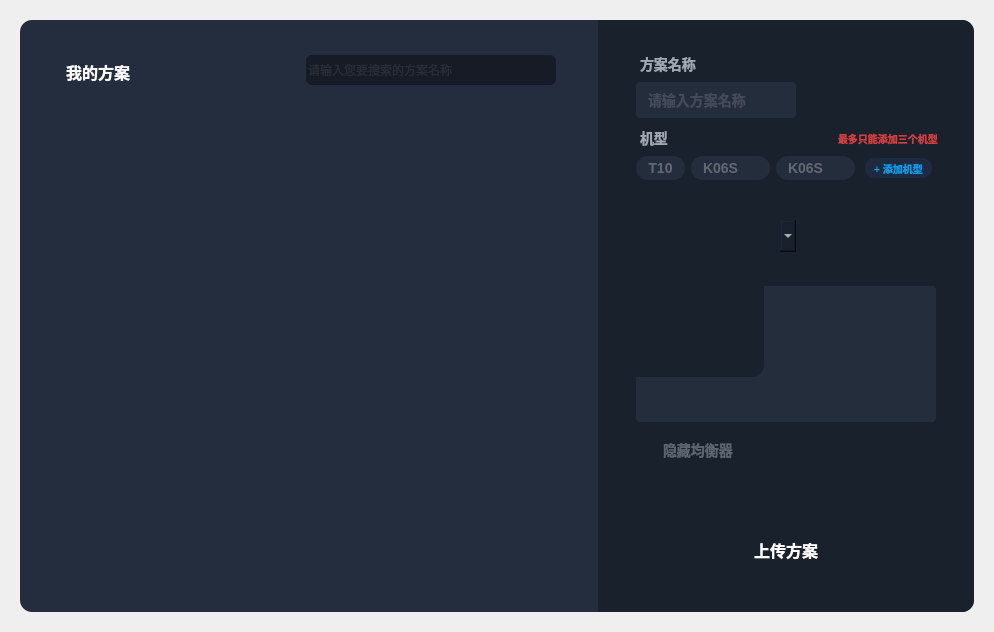
<?xml version="1.0" encoding="UTF-8"?>
<ui version="4.0">
 <class>UploadMyPlans</class>
 <widget class="QDialog" name="UploadMyPlans">
  <property name="geometry">
   <rect>
    <x>0</x>
    <y>0</y>
    <width>994</width>
    <height>632</height>
   </rect>
  </property>
  <property name="windowTitle">
   <string>Dialog</string>
  </property>
  <layout class="QGridLayout" name="gridLayout">
   <property name="leftMargin">
    <number>20</number>
   </property>
   <property name="topMargin">
    <number>20</number>
   </property>
   <property name="rightMargin">
    <number>20</number>
   </property>
   <property name="bottomMargin">
    <number>20</number>
   </property>
   <property name="spacing">
    <number>0</number>
   </property>
   <item row="0" column="0">
    <widget class="QFrame" name="frame">
     <property name="minimumSize">
      <size>
       <width>954</width>
       <height>592</height>
      </size>
     </property>
     <property name="styleSheet">
      <string notr="true">background: #19212D;
border-radius: 12px;</string>
     </property>
     <property name="frameShape">
      <enum>QFrame::StyledPanel</enum>
     </property>
     <property name="frameShadow">
      <enum>QFrame::Raised</enum>
     </property>
     <widget class="QWidget" name="widget_right" native="true">
      <property name="geometry">
       <rect>
        <x>578</x>
        <y>0</y>
        <width>376</width>
        <height>592</height>
       </rect>
      </property>
      <property name="minimumSize">
       <size>
        <width>376</width>
        <height>592</height>
       </size>
      </property>
      <property name="styleSheet">
       <string notr="true">border-top-left-radius: 0px;
border-top-right-radius: 12px;
border-bottom-right-radius: 12px;
border-bottom-left-radius: 0px;</string>
      </property>
      <widget class="QPushButton" name="pBt_exit">
       <property name="geometry">
        <rect>
         <x>335</x>
         <y>10</y>
         <width>31</width>
         <height>31</height>
        </rect>
       </property>
       <property name="minimumSize">
        <size>
         <width>31</width>
         <height>31</height>
        </size>
       </property>
       <property name="maximumSize">
        <size>
         <width>31</width>
         <height>31</height>
        </size>
       </property>
       <property name="styleSheet">
        <string notr="true">QPushButton
{
	border-radius:0px;
	border-image: url(:/Skin/Images/Popup/close-no.png);
	background:transparent;
}
QPushButton:hover
{
	border-image: url(:/Skin/Images/Popup/close-ho.png);
}
</string>
       </property>
       <property name="text">
        <string/>
       </property>
      </widget>
      <widget class="QPlainTextEdit" name="pTextEdit_Description">
       <property name="geometry">
        <rect>
         <x>38</x>
         <y>266</y>
         <width>300</width>
         <height>136</height>
        </rect>
       </property>
       <property name="styleSheet">
        <string notr="true">border-radius:4px;
background: rgba(81, 96, 122, 0.2);
color: #616975;
font-family: &quot;Noto Sans S Chinese&quot;; font-weight: 500;
font-size: 14px;
padding-left:10px;</string>
       </property>
       <property name="documentTitle">
        <string/>
       </property>
       <property name="cursorWidth">
        <number>1</number>
       </property>
       <property name="placeholderText">
        <string>请输入方案描述</string>
       </property>
      </widget>
      <widget class="NewComboBox" name="cBox_Scene">
       <property name="enabled">
        <bool>true</bool>
       </property>
       <property name="geometry">
        <rect>
         <x>38</x>
         <y>200</y>
         <width>160</width>
         <height>32</height>
        </rect>
       </property>
       <property name="minimumSize">
        <size>
         <width>160</width>
         <height>32</height>
        </size>
       </property>
       <property name="font">
        <font>
         <family>Noto Sans S Chinese Bold</family>
         <pointsize>-1</pointsize>
         <bold>false</bold>
        </font>
       </property>
       <property name="mouseTracking">
        <bool>true</bool>
       </property>
       <property name="styleSheet">
        <string notr="true">QComboBox
{
border-radius: 2px;
combobox-popup: 0;
border-image: url(:/Skin/Images/cBox/dropdownCollapse_bk.png);
padding-left: 10px; 
color: rgb(255, 255, 255);

font-family: &quot;Noto Sans S Chinese Bold&quot;;
font-size: 12px;
}
QComboBox::drop-down
{
border-image: url(:/Skin/Images/cBox/selfDroptriangle_no.png);
margin-top:0px;
subcontrol-origin: padding;
subcontrol-position: center right; 
margin-right:10px;
height:14px;
width:11px;
}
QComboBox::drop-down:checked
{
border-image: url(:/Skin/Images/cBox/selfDroptriangle_se.png);
margin-top:0px;
margin-right:10px;
subcontrol-origin: padding;
subcontrol-position: center right;
height:14px;
width:11px;
}
                                        </string>
       </property>
       <property name="editable">
        <bool>false</bool>
       </property>
       <item>
        <property name="text">
         <string>游戏</string>
        </property>
       </item>
       <item>
        <property name="text">
         <string>电影</string>
        </property>
       </item>
       <item>
        <property name="text">
         <string>音乐</string>
        </property>
       </item>
       <item>
        <property name="text">
         <string>三角洲行动</string>
        </property>
       </item>
       <item>
        <property name="text">
         <string>PUBG</string>
        </property>
       </item>
       <item>
        <property name="text">
         <string>CSGO</string>
        </property>
       </item>
       <item>
        <property name="text">
         <string>无畏契约</string>
        </property>
       </item>
       <item>
        <property name="text">
         <string>暗区突围</string>
        </property>
       </item>
       <item>
        <property name="text">
         <string>APEX</string>
        </property>
       </item>
       <item>
        <property name="text">
         <string>穿越火线</string>
        </property>
       </item>
      </widget>
      <widget class="QWidget" name="widget_devs" native="true">
       <property name="geometry">
        <rect>
         <x>38</x>
         <y>136</y>
         <width>331</width>
         <height>24</height>
        </rect>
       </property>
       <property name="minimumSize">
        <size>
         <width>331</width>
         <height>24</height>
        </size>
       </property>
       <property name="maximumSize">
        <size>
         <width>16777215</width>
         <height>24</height>
        </size>
       </property>
       <property name="styleSheet">
        <string notr="true">background:transparent;
border:nonel</string>
       </property>
       <layout class="QHBoxLayout" name="horizontalLayout_3">
        <property name="spacing">
         <number>6</number>
        </property>
        <property name="leftMargin">
         <number>0</number>
        </property>
        <property name="topMargin">
         <number>0</number>
        </property>
        <property name="rightMargin">
         <number>0</number>
        </property>
        <property name="bottomMargin">
         <number>0</number>
        </property>
        <item>
         <widget class="QLabel" name="lab_Dev">
          <property name="minimumSize">
           <size>
            <width>0</width>
            <height>24</height>
           </size>
          </property>
          <property name="maximumSize">
           <size>
            <width>16777215</width>
            <height>24</height>
           </size>
          </property>
          <property name="styleSheet">
           <string notr="true">background: rgba(81, 96, 122, 0.2);
border-radius: 12px;
border:none;
color: #616975;
font-family: &quot;Noto Sans S Chinese&quot;;
font-size: 14px;
font-weight: 500;
padding: 0 12px;          /* 上下0，左右12 */</string>
          </property>
          <property name="text">
           <string>T10</string>
          </property>
          <property name="alignment">
           <set>Qt::AlignCenter</set>
          </property>
         </widget>
        </item>
        <item>
         <widget class="QWidget" name="widget_Dev2" native="true">
          <property name="minimumSize">
           <size>
            <width>0</width>
            <height>24</height>
           </size>
          </property>
          <property name="maximumSize">
           <size>
            <width>16777215</width>
            <height>24</height>
           </size>
          </property>
          <property name="styleSheet">
           <string notr="true">background: rgba(81, 96, 122, 0.2);
border-radius: 12px;
border:none;</string>
          </property>
          <layout class="QHBoxLayout" name="horizontalLayout">
           <property name="spacing">
            <number>0</number>
           </property>
           <property name="leftMargin">
            <number>0</number>
           </property>
           <property name="topMargin">
            <number>0</number>
           </property>
           <property name="rightMargin">
            <number>4</number>
           </property>
           <property name="bottomMargin">
            <number>0</number>
           </property>
           <item>
            <widget class="QLabel" name="lab_Dev2">
             <property name="minimumSize">
              <size>
               <width>0</width>
               <height>24</height>
              </size>
             </property>
             <property name="maximumSize">
              <size>
               <width>16777215</width>
               <height>24</height>
              </size>
             </property>
             <property name="styleSheet">
              <string notr="true">background: transparent;;
border-radius: 0px;
border:none;
color: #616975;
font-family: &quot;Noto Sans S Chinese&quot;;
font-size: 14px;
font-weight: 500;
padding: 0 12px;          /* 上下0，左右12 */</string>
             </property>
             <property name="text">
              <string>K06S</string>
             </property>
             <property name="alignment">
              <set>Qt::AlignCenter</set>
             </property>
            </widget>
           </item>
           <item>
            <widget class="QPushButton" name="pBt_Dev2">
             <property name="minimumSize">
              <size>
               <width>16</width>
               <height>16</height>
              </size>
             </property>
             <property name="maximumSize">
              <size>
               <width>16</width>
               <height>16</height>
              </size>
             </property>
             <property name="styleSheet">
              <string notr="true">border-image: url(:/Skin/Images/Headphones/Label/delDev.png);
background: transparent;;
border-radius: 0px;
border:none;</string>
             </property>
             <property name="text">
              <string/>
             </property>
            </widget>
           </item>
          </layout>
         </widget>
        </item>
        <item>
         <widget class="QWidget" name="widget_Dev3" native="true">
          <property name="minimumSize">
           <size>
            <width>0</width>
            <height>24</height>
           </size>
          </property>
          <property name="maximumSize">
           <size>
            <width>16777215</width>
            <height>24</height>
           </size>
          </property>
          <property name="styleSheet">
           <string notr="true">background: rgba(81, 96, 122, 0.2);
border-radius: 12px;
border:none;</string>
          </property>
          <layout class="QHBoxLayout" name="horizontalLayout_2">
           <property name="spacing">
            <number>0</number>
           </property>
           <property name="leftMargin">
            <number>0</number>
           </property>
           <property name="topMargin">
            <number>0</number>
           </property>
           <property name="rightMargin">
            <number>4</number>
           </property>
           <property name="bottomMargin">
            <number>0</number>
           </property>
           <item>
            <widget class="QLabel" name="lab_Dev3">
             <property name="minimumSize">
              <size>
               <width>0</width>
               <height>24</height>
              </size>
             </property>
             <property name="maximumSize">
              <size>
               <width>16777215</width>
               <height>24</height>
              </size>
             </property>
             <property name="styleSheet">
              <string notr="true">background: transparent;;
border-radius: 0px;
border:none;
color: #616975;
font-family: &quot;Noto Sans S Chinese&quot;;
font-size: 14px;
font-weight: 500;
padding: 0 12px;          /* 上下0，左右12 */</string>
             </property>
             <property name="text">
              <string>K06S</string>
             </property>
             <property name="alignment">
              <set>Qt::AlignCenter</set>
             </property>
            </widget>
           </item>
           <item>
            <widget class="QPushButton" name="pBt_Dev3">
             <property name="minimumSize">
              <size>
               <width>16</width>
               <height>16</height>
              </size>
             </property>
             <property name="maximumSize">
              <size>
               <width>16</width>
               <height>16</height>
              </size>
             </property>
             <property name="styleSheet">
              <string notr="true">border-image: url(:/Skin/Images/Headphones/Label/delDev.png);
background: transparent;;
border-radius: 0px;
border:none;</string>
             </property>
             <property name="text">
              <string/>
             </property>
            </widget>
           </item>
          </layout>
         </widget>
        </item>
        <item>
         <spacer name="horizontalSpacer_2">
          <property name="orientation">
           <enum>Qt::Horizontal</enum>
          </property>
          <property name="sizeType">
           <enum>QSizePolicy::Fixed</enum>
          </property>
          <property name="sizeHint" stdset="0">
           <size>
            <width>4</width>
            <height>20</height>
           </size>
          </property>
         </spacer>
        </item>
        <item>
         <widget class="QPushButton" name="pBt_addDev">
          <property name="minimumSize">
           <size>
            <width>67</width>
            <height>20</height>
           </size>
          </property>
          <property name="maximumSize">
           <size>
            <width>67</width>
            <height>20</height>
           </size>
          </property>
          <property name="styleSheet">
           <string notr="true">background: rgba(44, 79, 140, 0.2);
border-radius: 10px;
border:none;
color: #009FEF;
font-family: &quot;Noto Sans S Chinese&quot;;
font-size: 10px;
font-weight: 500;</string>
          </property>
          <property name="text">
           <string>+ 添加机型</string>
          </property>
         </widget>
        </item>
        <item>
         <spacer name="horizontalSpacer">
          <property name="orientation">
           <enum>Qt::Horizontal</enum>
          </property>
          <property name="sizeHint" stdset="0">
           <size>
            <width>27</width>
            <height>20</height>
           </size>
          </property>
         </spacer>
        </item>
       </layout>
      </widget>
      <widget class="QLabel" name="lab_warning">
       <property name="geometry">
        <rect>
         <x>240</x>
         <y>110</y>
         <width>111</width>
         <height>16</height>
        </rect>
       </property>
       <property name="styleSheet">
        <string notr="true">background: transparent;
border-radius: 0px;
border:none;
color: #D44040;
font-family: &quot;Noto Sans S Chinese&quot;;
font-size: 10px;
font-weight: 500;</string>
       </property>
       <property name="text">
        <string>最多只能添加三个机型</string>
       </property>
      </widget>
      <widget class="QLineEdit" name="lEdit_Name">
       <property name="geometry">
        <rect>
         <x>38</x>
         <y>62</y>
         <width>160</width>
         <height>36</height>
        </rect>
       </property>
       <property name="minimumSize">
        <size>
         <width>160</width>
         <height>36</height>
        </size>
       </property>
       <property name="maximumSize">
        <size>
         <width>160</width>
         <height>36</height>
        </size>
       </property>
       <property name="styleSheet">
        <string notr="true">border-radius:4px;
background: rgba(81, 96, 122, 0.2);
color: #616975;
font-family: &quot;Noto Sans S Chinese&quot;; font-weight: 500;
font-size: 14px;
padding-left:10px;
</string>
       </property>
       <property name="text">
        <string/>
       </property>
       <property name="maxLength">
        <number>9</number>
       </property>
       <property name="placeholderText">
        <string>请输入方案名称</string>
       </property>
      </widget>
      <widget class="QLabel" name="label_3">
       <property name="geometry">
        <rect>
         <x>42</x>
         <y>34</y>
         <width>71</width>
         <height>20</height>
        </rect>
       </property>
       <property name="minimumSize">
        <size>
         <width>71</width>
         <height>20</height>
        </size>
       </property>
       <property name="maximumSize">
        <size>
         <width>71</width>
         <height>20</height>
        </size>
       </property>
       <property name="styleSheet">
        <string notr="true">background:transparent;
color: #A1A8B3;
font-family: &quot;Noto Sans S Chinese&quot;;
font-weight: 500;
font-size: 14px;</string>
       </property>
       <property name="text">
        <string>方案名称</string>
       </property>
      </widget>
      <widget class="QLabel" name="label_4">
       <property name="geometry">
        <rect>
         <x>42</x>
         <y>108</y>
         <width>201</width>
         <height>20</height>
        </rect>
       </property>
       <property name="minimumSize">
        <size>
         <width>65</width>
         <height>20</height>
        </size>
       </property>
       <property name="maximumSize">
        <size>
         <width>16777215</width>
         <height>20</height>
        </size>
       </property>
       <property name="styleSheet">
        <string notr="true">background:transparent;
color: #A1A8B3;
font-family: &quot;Noto Sans S Chinese&quot;;
font-weight: 500;
font-size: 14px;</string>
       </property>
       <property name="text">
        <string>机型</string>
       </property>
      </widget>
      <widget class="QWidget" name="widget_AddDevBox" native="true">
       <property name="geometry">
        <rect>
         <x>38</x>
         <y>166</y>
         <width>128</width>
         <height>191</height>
        </rect>
       </property>
       <property name="minimumSize">
        <size>
         <width>128</width>
         <height>0</height>
        </size>
       </property>
       <property name="maximumSize">
        <size>
         <width>128</width>
         <height>16777215</height>
        </size>
       </property>
       <property name="styleSheet">
        <string notr="true"/>
       </property>
      </widget>
      <widget class="QLabel" name="label_5">
       <property name="geometry">
        <rect>
         <x>38</x>
         <y>242</y>
         <width>201</width>
         <height>20</height>
        </rect>
       </property>
       <property name="minimumSize">
        <size>
         <width>65</width>
         <height>20</height>
        </size>
       </property>
       <property name="maximumSize">
        <size>
         <width>16777215</width>
         <height>20</height>
        </size>
       </property>
       <property name="styleSheet">
        <string notr="true">background:transparent;
color: #A1A8B3;
font-family: &quot;Noto Sans S Chinese&quot;;
font-weight: 500;
font-size: 14px;</string>
       </property>
       <property name="text">
        <string>方案描述</string>
       </property>
      </widget>
      <widget class="QLabel" name="label_6">
       <property name="geometry">
        <rect>
         <x>42</x>
         <y>174</y>
         <width>201</width>
         <height>20</height>
        </rect>
       </property>
       <property name="minimumSize">
        <size>
         <width>65</width>
         <height>20</height>
        </size>
       </property>
       <property name="maximumSize">
        <size>
         <width>16777215</width>
         <height>20</height>
        </size>
       </property>
       <property name="styleSheet">
        <string notr="true">background:transparent;
color: #A1A8B3;
font-family: &quot;Noto Sans S Chinese&quot;;
font-weight: 500;
font-size: 14px;</string>
       </property>
       <property name="text">
        <string>适用场景</string>
       </property>
      </widget>
      <widget class="QPushButton" name="pBt_upload">
       <property name="geometry">
        <rect>
         <x>38</x>
         <y>507</y>
         <width>300</width>
         <height>45</height>
        </rect>
       </property>
       <property name="styleSheet">
        <string notr="true">QPushButton
{
	border-image: url(:/Skin/Images/Popup/uoload-no.png);
	background:transparent;
	color: #FFFFFF;
	font-family: &quot;Noto Sans S Chinese&quot;;
	font-weight: 500;
	font-size: 16px;
}
QPushButton::hover
{
	border-image: url(:/Skin/Images/Popup/uoload-ho.png);
	color: #cccccc;
}
</string>
       </property>
       <property name="text">
        <string>上传方案</string>
       </property>
      </widget>
      <widget class="QWidget" name="widget" native="true">
       <property name="geometry">
        <rect>
         <x>42</x>
         <y>420</y>
         <width>291</width>
         <height>20</height>
        </rect>
       </property>
       <property name="minimumSize">
        <size>
         <width>0</width>
         <height>20</height>
        </size>
       </property>
       <property name="styleSheet">
        <string notr="true">background:transparent;</string>
       </property>
       <layout class="QHBoxLayout" name="horizontalLayout_4">
        <property name="spacing">
         <number>4</number>
        </property>
        <property name="leftMargin">
         <number>0</number>
        </property>
        <property name="topMargin">
         <number>0</number>
        </property>
        <property name="rightMargin">
         <number>0</number>
        </property>
        <property name="bottomMargin">
         <number>0</number>
        </property>
        <item>
         <widget class="QRadioButton" name="rBtn_hideEq">
          <property name="minimumSize">
           <size>
            <width>70</width>
            <height>20</height>
           </size>
          </property>
          <property name="styleSheet">
           <string notr="true">QRadioButton 
{
	spacing: 8px;
	background:transparent;
	color: rgba(161, 168, 179, 0.5);
	font-family: &quot;Noto Sans S Chinese&quot;;
	font-weight: 500;
	font-size: 14px;
}
QRadioButton::indicator
{
	width:15px;
	height:15px;
}
QRadioButton::indicator:unchecked
{
	border-image: url(:/Skin/Images/Popup/unchecked-no.png);
}
QRadioButton::indicator:unchecked:hover
{
	border-image: url(:/Skin/Images/Popup/unchecked-ho.png);
}
QRadioButton::indicator:checked
{
	border-image: url(:/Skin/Images/Popup/checked-no.png);
}
QRadioButton::indicator:checked:hover
{
	border-image: url(:/Skin/Images/Popup/checked-ho.png);
}
</string>
          </property>
          <property name="text">
           <string>隐藏均衡器</string>
          </property>
          <property name="checked">
           <bool>false</bool>
          </property>
         </widget>
        </item>
        <item>
         <widget class="QLabel" name="lab_hideEqTip">
          <property name="minimumSize">
           <size>
            <width>13</width>
            <height>21</height>
           </size>
          </property>
          <property name="maximumSize">
           <size>
            <width>13</width>
            <height>21</height>
           </size>
          </property>
          <property name="styleSheet">
           <string notr="true">background:transparent;
image: url(:/Skin/Images/homePage/annotation_13_13_2x.png);</string>
          </property>
          <property name="text">
           <string/>
          </property>
         </widget>
        </item>
        <item>
         <spacer name="horizontalSpacer_3">
          <property name="orientation">
           <enum>Qt::Horizontal</enum>
          </property>
          <property name="sizeHint" stdset="0">
           <size>
            <width>40</width>
            <height>20</height>
           </size>
          </property>
         </spacer>
        </item>
       </layout>
      </widget>
      <zorder>pBt_exit</zorder>
      <zorder>pTextEdit_Description</zorder>
      <zorder>cBox_Scene</zorder>
      <zorder>widget_devs</zorder>
      <zorder>lab_warning</zorder>
      <zorder>lEdit_Name</zorder>
      <zorder>label_3</zorder>
      <zorder>label_4</zorder>
      <zorder>label_5</zorder>
      <zorder>label_6</zorder>
      <zorder>pBt_upload</zorder>
      <zorder>widget_AddDevBox</zorder>
      <zorder>widget</zorder>
     </widget>
     <widget class="QWidget" name="widget_left" native="true">
      <property name="geometry">
       <rect>
        <x>0</x>
        <y>0</y>
        <width>578</width>
        <height>592</height>
       </rect>
      </property>
      <property name="minimumSize">
       <size>
        <width>578</width>
        <height>592</height>
       </size>
      </property>
      <property name="styleSheet">
       <string notr="true">background-color: rgba(130, 155, 199, 0.1);
border-top-left-radius: 12px;
border-top-right-radius: 0px;
border-bottom-right-radius: 0px;
border-bottom-left-radius: 12px;</string>
      </property>
      <widget class="QLabel" name="label">
       <property name="geometry">
        <rect>
         <x>46</x>
         <y>40</y>
         <width>181</width>
         <height>23</height>
        </rect>
       </property>
       <property name="styleSheet">
        <string notr="true">border:0px;
background:transparent;
color: rgb(255, 255, 255);
font-family: &quot;Noto Sans S Chinese&quot;;
 font-weight: 500;
font-size: 16px;
</string>
       </property>
       <property name="text">
        <string>我的方案</string>
       </property>
      </widget>
      <widget class="QLineEdit" name="lEdit_search">
       <property name="geometry">
        <rect>
         <x>286</x>
         <y>35</y>
         <width>250</width>
         <height>30</height>
        </rect>
       </property>
       <property name="minimumSize">
        <size>
         <width>250</width>
         <height>30</height>
        </size>
       </property>
       <property name="maximumSize">
        <size>
         <width>250</width>
         <height>30</height>
        </size>
       </property>
       <property name="styleSheet">
        <string notr="true">border-radius: 6px;
background: rgba(0, 0, 0, 0.4);
font-family: &quot;Noto Sans S Chinese&quot;; font-weight: 500;
font-weight: 400;
font-size: 12px;
color: rgba(97, 104, 113, 127);</string>
       </property>
       <property name="text">
        <string/>
       </property>
       <property name="placeholderText">
        <string>请输入您要搜索的方案名称</string>
       </property>
      </widget>
      <widget class="QWidget" name="widget_MyPlans" native="true">
       <property name="geometry">
        <rect>
         <x>38</x>
         <y>87</y>
         <width>540</width>
         <height>475</height>
        </rect>
       </property>
       <property name="minimumSize">
        <size>
         <width>540</width>
         <height>475</height>
        </size>
       </property>
       <property name="styleSheet">
        <string notr="true">background:transparent;</string>
       </property>
       <layout class="QGridLayout" name="gridLayout_2">
        <property name="leftMargin">
         <number>0</number>
        </property>
        <property name="topMargin">
         <number>0</number>
        </property>
        <property name="rightMargin">
         <number>0</number>
        </property>
        <property name="bottomMargin">
         <number>0</number>
        </property>
        <property name="spacing">
         <number>0</number>
        </property>
       </layout>
      </widget>
     </widget>
    </widget>
   </item>
  </layout>
 </widget>
 <customwidgets>
  <customwidget>
   <class>NewComboBox</class>
   <extends>QComboBox</extends>
   <header>CustomControl/NewComboBox.h</header>
  </customwidget>
 </customwidgets>
 <resources/>
 <connections/>
</ui>
